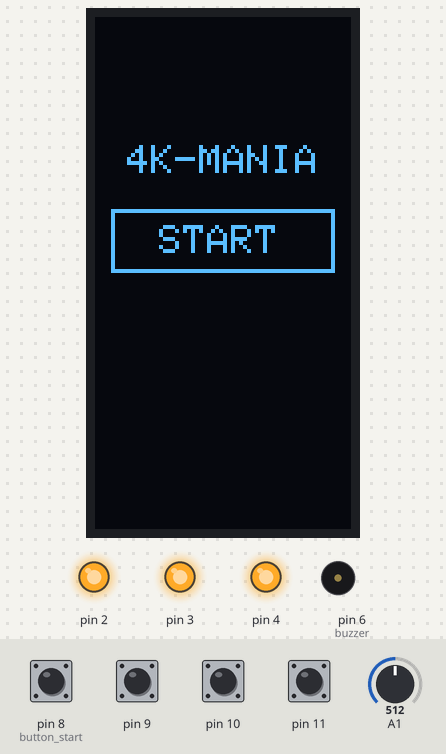
Bench run of a sketch on a simulated Arduino Uno, built with avr-gcc and run on an emulated ATmega328P. On the bench: 64×128 one-colour display, output pins drawn as LEDs (lit = HIGH), buzzer (waves = sounding). The inputs (shaded band) are chosen by the test bench; at power-on: pin 8 (button_start), pin 9–11 HIGH, A1 = 512. Random numbers use the default seed unless the sketch sets one.

Above: at 1.2 s.
1.3 s: pin 8 (button_start) pulled LOW for 0.15 s
At 1.95 s:
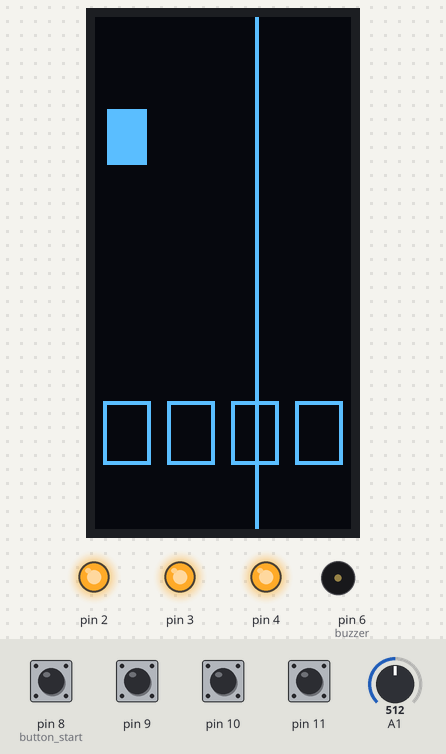
2.0 s: A1 set to 306
At 2.59 s:
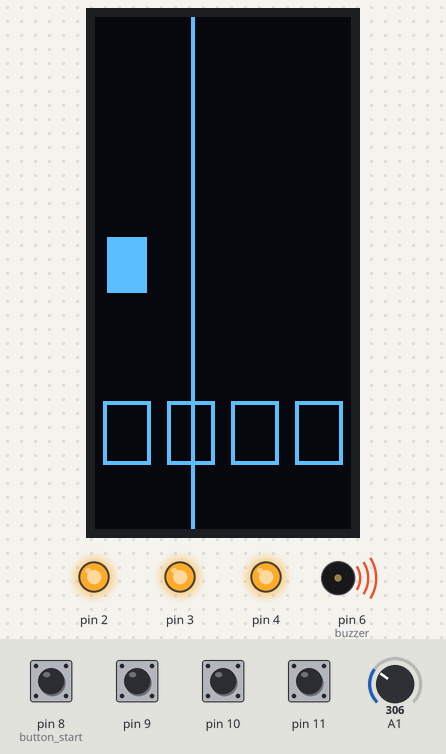
5.0 s: pin 9 pulled LOW for 0.15 s
At 5.15 s:
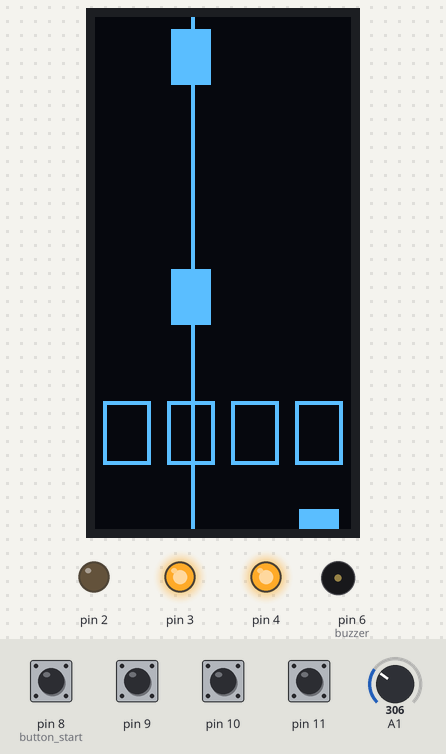
5.7 s: pin 10 pulled LOW for 0.15 s
At 6.11 s:
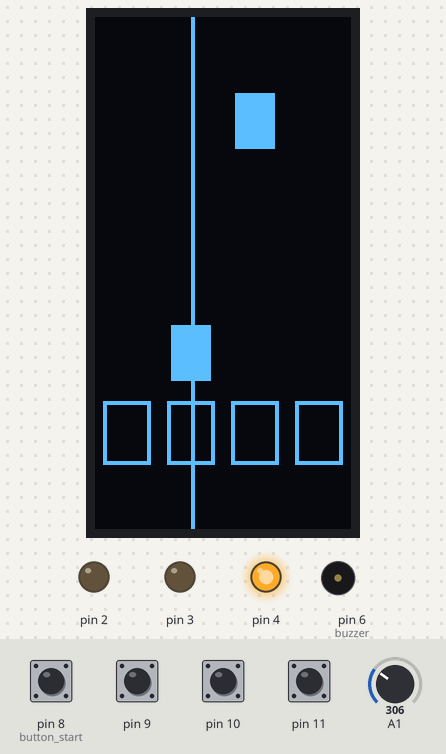
6.4 s: pin 11 pulled LOW for 0.15 s
At 9.2 s:
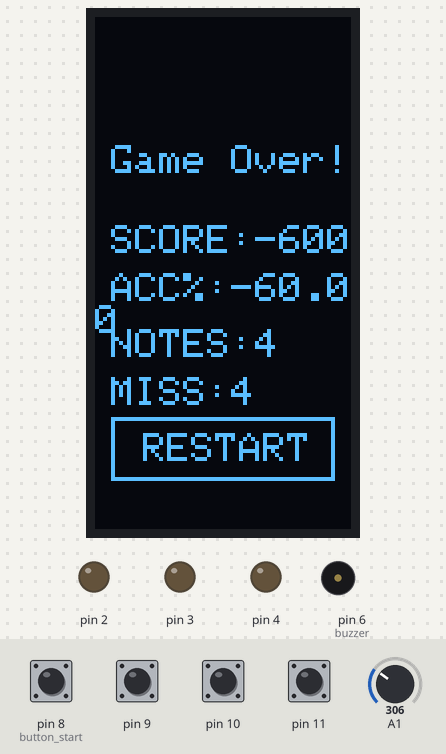
9.5 s: pin 8 (button_start) pulled LOW for 1 s
At 10.1 s:
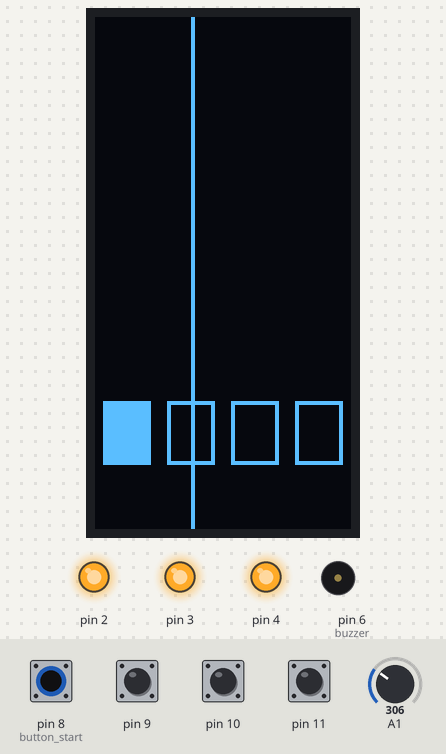
Timing chart, 0 to 17.5 s (numbered marks = the images above; inputs shaded):
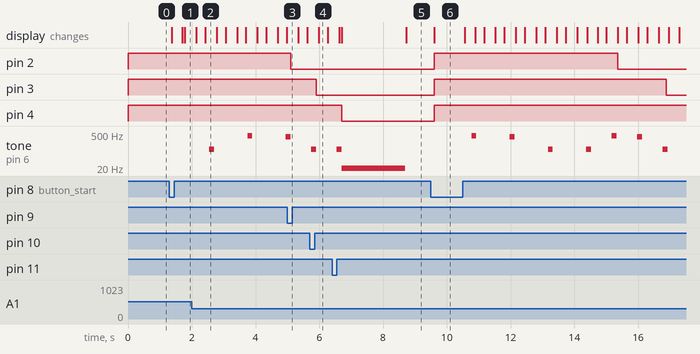

Measured:
- after the input at 1.3 s, the display: first changes after 0.08 s (image 1 shows a later state)
- after the input at 5.0 s, pin 2: HIGH → LOW after 0.10 s
- after the input at 5.7 s, pin 3: HIGH → LOW after 0.20 s
- after the input at 9.5 s, pin 2: LOW → HIGH after 0.11 s, → LOW 5.8 s later; pin 3: LOW → HIGH after 0.11 s, → LOW 7.3 s later

The sketch:

keuze.ino
```cpp
/*
MICROCONTROLLERS EINDPROJECT
Oskar Oostveen

4K mania game + joystick.

onderdelen:
- Arduino Uno
- 4 Push buttons
- 3 LEDs
- 128x64 Monochrome OLED
- 1 Joystick
- 1 Buzzer

Pins:
Pushbuttons: 8, 9, 10, 11 > GND
LEDs: 2, 3, 4 > GND
Display: SDA, SCK, GND, 5V > A4 A5
Joystick: A0, A1, 5V, GND
Buzzer: 6, GND

en als de joystick over de goede lane is. als dit niet zo is verlies je health en 50 punten.

De game wordt steeds sneller, het duurt maximaal rond do 55 seconden, daarna is het vrijwel onmogelijk.

Het doel is om een zo hoog mogelijke score en accuracy te krijgen.

*/

#include <SPI.h>
#include <Adafruit_GFX.h>
#include <Adafruit_SH110X.h>

Adafruit_SH1106G display = Adafruit_SH1106G(128, 64, &Wire, -1);

int beat[] = {120, 420, 380, 120};
uint8_t beat_index = 0;

/*
note system
you have a array called lanes, lanes contains 4 lane, each lane containing 4 note_t.
in total there are 16 possible notes active at onces. 4 per lane. all are allocated at the start
so in total > (1 + 1) * 4 * 4 = 32 bytes for all notes. could be better :(

*/
uint8_t note_speed = 2;
const uint8_t note_width = 12;
const uint8_t note_height = 16;

/*
16 pixel padding from the ground.
the button is 16 pixels tall, the note is another 16.
the ground actually starts at 128 and goes downwards from there
THUS: 128-16 (bottom of the button) 128-32(top of the hitzone). -16 because the bottom of the note also counts.
in total there are 32 possible pixels to click.
IF note.pos_y IS WITHIN THIS RANGE WHEN THE BUTTON IS CLICKED IT COUNTS.
*/
const uint8_t hit_zone_min = 128-32-16;
const uint8_t hit_zone_max = 128-16;

struct note_t {
  bool active;
  uint8_t pos_y;
};
const uint8_t lane_amount = 4;
const uint8_t note_amount = 4;
note_t lanes[lane_amount][note_amount] = {0};

unsigned long game_start_time = millis();
uint16_t SPAWN_INTERVAL = 1200;
uint16_t spawn_time = 0;

// button physical wires are located at 8+++. you can change the start point but they have to be increasing.
const uint8_t button_start = 8;
bool button_states[4];
bool last_button_states[4];

uint16_t joystick_value;
uint8_t joystick_x;
uint8_t target_lane = 0;

bool in_game = false;
bool game_over = false;

/*
score system

+100 if a note is hit
+0-100 based on how accurate
+50 if lane is selected with joystick
*/

int32_t score = 0;
int32_t max_possible_score = 0;
uint8_t total_notes = 0;
uint8_t total_misses = 0;
float accuracy = 0.0f;
int8_t health = 100;
uint8_t difficulty = 1;

void setup() {
  pinMode(0, INPUT); // joystick y
	pinMode(1, INPUT); // joystick x

  pinMode(6, OUTPUT); //buzzer

  //leds
  pinMode(2, OUTPUT);
  pinMode(3, OUTPUT);
  pinMode(4, OUTPUT);
  digitalWrite(2, HIGH);
  digitalWrite(3, HIGH);
  digitalWrite(4, HIGH);

  //buttons
  pinMode(8, INPUT_PULLUP);
  pinMode(9, INPUT_PULLUP);
  pinMode(10, INPUT_PULLUP);
  pinMode(11, INPUT_PULLUP);

  display.begin(0x3C, true);
  display.setRotation(1);
  display.clearDisplay();

  Serial.begin(9600);

  lanes[0][0].active = true;
}

unsigned long loop_start_time = 0;
const unsigned long LOOP_PERIOD = 40;

// will be the audio manager
void playSound(int frequency, int duration) {
  tone(6, frequency, duration);
}

void updateNotes() {
  joystick_value = analogRead(1);
  joystick_x = map(joystick_value, 0, 1024, 0, 64);
  target_lane = joystick_x/16;

  unsigned long match_elapsed_time = millis() - game_start_time;

  if(match_elapsed_time > 5000) {
    difficulty = 2;
    note_speed = 3;
    SPAWN_INTERVAL = 800;
  }
  if(match_elapsed_time > 12500) {
    difficulty = 3;
    note_speed = 4;
    SPAWN_INTERVAL = 500;
  }
  if(match_elapsed_time > 20000) {
    difficulty = 4;
    note_speed = 5;
    SPAWN_INTERVAL = 400;
  }
  if(match_elapsed_time > 30000) {
    difficulty = 5;
    note_speed = 6;
    SPAWN_INTERVAL = 300;
  }
  if(match_elapsed_time > 40000) {
    difficulty = 6;
    note_speed = 8;
    SPAWN_INTERVAL = 180;
  }


  //spawn new note if interval. plus changing all note speeds.
  if(spawn_time >= SPAWN_INTERVAL) {
    playSound(beat[beat_index], 150);
    beat_index++;
    if(beat_index >= 4) { beat_index = 0; }
    spawn_time = 0;
    uint8_t random_lane = random(4);
    for(uint8_t note_i = 0; note_i < note_amount; note_i++) {
      note_t &note = lanes[random_lane][note_i]; //refrence the current note
      if(!note.active){
        note.active = true;
        note.pos_y = 0;
        break;
      }
    }
  }

  //move active notes down + check for pressed
  for(uint8_t lane_i = 0; lane_i < lane_amount; lane_i++) { //go trough each lane
    bool button_pressed = !button_states[lane_i] && last_button_states[lane_i];
    bool note_hit = false;
    for(uint8_t note_i = 0; note_i < note_amount; note_i++) { //in each lane go trough every note
      note_t &note = lanes[lane_i][note_i]; //refrence the current note
      if(note.active) {
        //check for pressed. first check if they are in the zone. they click if the current button state is down and the previous one is up. since it should only fire on pressed not hold.
        if(button_pressed) {
          if(note.pos_y >= hit_zone_min && note.pos_y <= hit_zone_max) {
            note_hit = true;
            //0 is perfect hit, 16 is furthest possible hit (aka bad).
            uint8_t distance = abs(96-note.pos_y);
            uint8_t hit_acc = 100-((distance*100) + 8)/16;
            score += 100+hit_acc;
            if(target_lane == lane_i) {
              score += 50;
              health += 5;
            }
            else {
              score -= 50;
              health -= 5;
            }
            //calc new accuracy
            max_possible_score += 250;
            accuracy = ((float)score / (float)max_possible_score) * 100.0f;
            total_notes++;
            note.active = false;
          }
        }

        //move the note down if its active
        note.pos_y += note_speed;
        if(note.pos_y >= 128) { //if button is off screen
          health -= 15;
          total_notes++;
          total_misses++;
          //calc new accuracy
          max_possible_score += 250;
          accuracy = ((float)score / (float)max_possible_score) * 100.0f;
          note.active = false;
        }
      }
    }
    if(!note_hit && button_pressed) { score -= 200; health -= 15; }
  }
}

//draw everything to screen
void drawScene() {
  display.clearDisplay();

  //draw the buttons
  for(uint8_t i = 0; i < 4; i++) {
    if (button_states[i] == LOW) { display.fillRect(2+16*i, 128-32, note_width, note_height, 1); } // if button pressed draw filled rect
    else { display.drawRect(2+16*i, 128-32, note_width, note_height, 1); } // else draw only outline
  }

  //draw_notes (check update notes for explanation):
  uint8_t note_x = 0;
  for(uint8_t lane_i = 0; lane_i < lane_amount; lane_i++) {
    for(uint8_t note_i = 0; note_i < note_amount; note_i++) {
        note_t &note = lanes[lane_i][note_i];
        if(note.active) {
          note_x = 16*lane_i + 2;
          display.fillRect(note_x, note.pos_y, note_width, note_height, 1);
          display.drawRect(note_x, note.pos_y, note_width, note_height, 0);
        }
    }
  }
  display.drawFastVLine(target_lane*16+8, 0, 128, 1);

  //debug text
  // display.setTextSize(1);
  // display.setTextColor(SH110X_WHITE);
  // display.setCursor(70, 0);
  // display.print("sc:");
  // display.print(score);
  // display.setCursor(70, 10);
  // display.print("<3:");
  // display.print(health);
  // display.setCursor(70, 20);
  // display.print("acc:");
  // display.print(accuracy);
  // display.setCursor(70, 30);
  // display.print("diff:");
  // display.print(difficulty);
  display.display();
}

void mainMenu() {
  display.clearDisplay();
  display.setTextSize(1);
  display.setTextColor(SH110X_WHITE);
  display.setCursor(8, 32);
  display.print("4K-MANIA");

  display.drawRect(4, 48, 56, 16, 1);
  display.setCursor(16, 52);
  display.print("START");

  if(digitalRead(8) == LOW) { in_game = true; }

  display.display();
}

void gameOver() {
  display.clearDisplay();
  display.setTextSize(1);
  display.setTextColor(SH110X_WHITE);
  display.setCursor(4, 32);
  display.print("Game Over!");

  //display.drawRect(4, 48, 56, 16, 1);
  display.setCursor(4, 52);
  display.print("SCORE:");
  display.print(score);
  display.setCursor(4, 64);
  display.print("ACC%:");
  display.print(accuracy);
  display.setCursor(4, 78);
  display.print("NOTES:");
  display.print(total_notes);
  display.setCursor(4, 90);
  display.print("MISS:");
  display.print(total_misses);

  display.drawRect(4, 100, 56, 16, 1);
  display.setCursor(12, 104);
  display.print("RESTART");

  if(!button_states[0] && last_button_states[0]) {
    in_game = true;
    game_over = false;

    score = 0;
    max_possible_score = 0;
    total_notes = 0;
    total_misses = 0;
    accuracy = 0.0f;
    health = 100;
    difficulty = 1;
    note_speed = 2;

    game_start_time = millis();
    SPAWN_INTERVAL = 1200;
    spawn_time = 0;

    for(uint8_t l = 0; l < lane_amount; l++) {
      for(uint8_t n = 0; n < note_amount; n++) {
        lanes[l][n].active = false;
        lanes[l][n].pos_y = 0;
      }
    }
  }

  display.display();
}

void loop() {
  loop_start_time = millis();

  for(uint8_t i=0;i<4;i++) {
    button_states[i] = digitalRead(button_start+i);
  }

  if(in_game) {
    if(health >= 1) {
      updateNotes();
      drawScene();
    }

    if(health >= 100) { health = 100; digitalWrite(4, HIGH); digitalWrite(3, HIGH); digitalWrite(2, HIGH);}
    else if(health >= 66) { digitalWrite(4, HIGH); digitalWrite(3, HIGH); digitalWrite(2, HIGH);}
    else if(health >= 33) { digitalWrite(4, HIGH); digitalWrite(3, HIGH); digitalWrite(2, LOW); }
    else if(health >= 1 ) { digitalWrite(4, HIGH); digitalWrite(3, LOW); digitalWrite(2, LOW); }
    else { digitalWrite(4, LOW); digitalWrite(3, LOW); digitalWrite(2, LOW); }

    if(health <= 0) { game_over = true; in_game = false; playSound(20, 2000); delay(2000);}

    spawn_time += LOOP_PERIOD;
  }
  else {
    if(!game_over) {
      mainMenu();
    }
    else {
      gameOver();
    }

  }

  //set last_button_states to current_button
  memcpy(last_button_states, button_states, sizeof(last_button_states));

  while (millis() - loop_start_time < LOOP_PERIOD) {}
}
```
